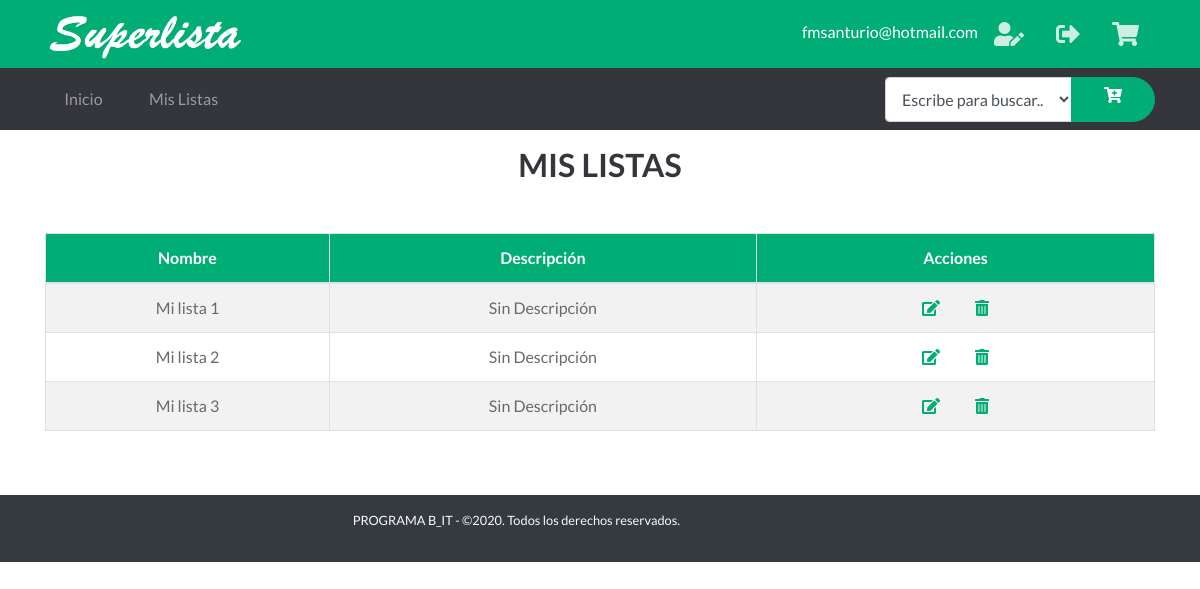
Screenshot of /MisListas (signed in) with the database file from the repository.
### tables this page shows
CREATE TABLE "Listas" (
	"Id"	INTEGER NOT NULL PRIMARY KEY AUTOINCREMENT UNIQUE,
	"UsuarioId"	INTEGER NOT NULL,
	"Nombre"	TEXT,
	"Descripcion"	TEXT,
	FOREIGN KEY("UsuarioId") REFERENCES "Usuarios"("Id")
);

### app.py (the view)
@app.route('/MisListas')  # Ruta Mis Listas
def MisListas():
    if 'nombre' in session:
        id = session['id']
        db = get_db()
        cur = db.cursor()
        find_lists = (
            "SELECT Id, Nombre, Descripcion FROM Listas WHERE UsuarioId = ?")
        cur.execute(find_lists, [(id)])
        resultado = [dict(Id=row[0], Nombre=row[1], Descripcion=row[2])
                     for row in cur.fetchall()]
        db.close()
        return render_template('mis_listas.html', listas=resultado)
    else:
        return redirect("/")

### app.py (called while the page is built)
def get_db():
    db = getattr(g, '_database', None)
    if db is None:
        db = g._database = sqlite3.connect('database1.db')
    return db

@app.teardown_appcontext
def close_connection(exception):
    db = getattr(g, '_database', None)
    if db is not None:
        db.close()

### templates/mis_listas.html
{% extends "layout_logged_in.html" %}
{% block content %}
<section id="mislistas">
    <header class="py-3 text-secondary text-center position-relative">
        <h2 class="display-6 font-weight-bold">MIS LISTAS</h2>
    </header>
    <br>
    <div class="container">
        <div class="row">
            <div class="col-12 col-lg-12 text-center">
                <table class="table table-bordered table-striped ">
                    <thead class="table bg-primary text-white ">
                      <tr>
                        <th scope="col">Nombre</th>
                        <th scope="col">Descripción</th>
                        <th scope="col">Acciones</th>
                      </tr>
                    </thead>
                    <tbody>
                      {% for lista in listas %}
                        <tr>
                            <td>{{ lista.Nombre }}</td>
                            <td>{{ lista.Descripcion }}</td>
                            <td>
                                <a href="/EditarLista/{{lista.Id}}"><i class="fas fa-edit text-primary px-3"></i></a>
                                <a href="/DeleteLista/{{lista.Id}}"><i class="fas fa-trash-alt text-primary px-3"></i></a>
                            </td>
                        </tr>
                      {% endfor %}
                    </tbody>
                  </table>
            </div>
        </div>
    </div>
</section>
{% endblock %}

### static/css/all.css (style rules this page uses)
.fa, .fas, .far, .fal, .fab { -moz-osx-font-smoothing: grayscale; -webkit-font-smoothing: antialiased; display: inline-block; font-style: normal; font-variant: normal; text-rendering: auto; line-height: 1; }
.fa-edit:before { content: "\f044"; }
.fa-trash-alt:before { content: "\f2ed"; }
.fa, .fas { font-family: 'Font Awesome 5 Free'; font-weight: 900; }

### static/css/estilos.css (style rules this page uses)
html { font-size: 13px; }
body { font-family: 'Lato', sans-serif; color: #696969; }
.bg-primary { background-color: #00ad75 !important; }
.text-primary { color: #00ad75 !important; }
.text-secondary { color: #35363c !important; }
@media (min-width: 990px) { html { font-size: 16px; } }

### rows the page displays
Listas: Nombre "Mi lista 1", Descripcion "Sin Descripción"
Listas: Nombre "Mi lista 2", Descripcion "Sin Descripción"
Listas: Nombre "Mi lista 3", Descripcion "Sin Descripción"

### other values shown
{{ session['correo'] }} "fmsanturio@hotmail.com"
